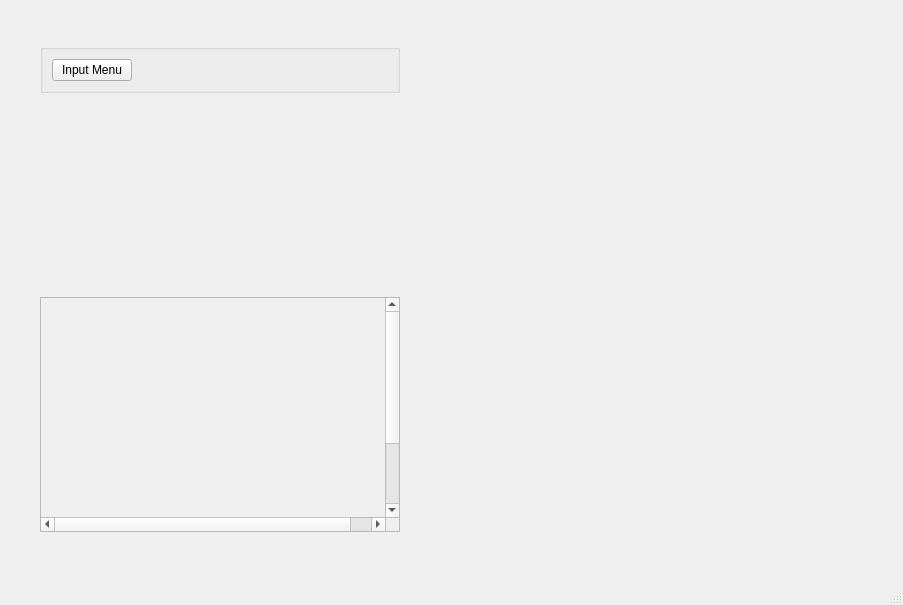
<?xml version="1.0" encoding="UTF-8"?>
<ui version="4.0">
 <class>MainWindow</class>
 <widget class="QMainWindow" name="MainWindow">
  <property name="geometry">
   <rect>
    <x>0</x>
    <y>0</y>
    <width>903</width>
    <height>605</height>
   </rect>
  </property>
  <property name="windowTitle">
   <string>MainWindow</string>
  </property>
  <widget class="QWidget" name="centralwidget">
   <widget class="QWidget" name="">
    <property name="geometry">
     <rect>
      <x>40</x>
      <y>30</y>
      <width>746</width>
      <height>502</height>
     </rect>
    </property>
    <layout class="QHBoxLayout" name="horizontalLayout">
     <item>
      <layout class="QVBoxLayout" name="verticalLayout_3">
       <property name="sizeConstraint">
        <enum>QLayout::SetDefaultConstraint</enum>
       </property>
       <item>
        <widget class="QGroupBox" name="groupBox">
         <property name="sizePolicy">
          <sizepolicy hsizetype="Preferred" vsizetype="Fixed">
           <horstretch>0</horstretch>
           <verstretch>0</verstretch>
          </sizepolicy>
         </property>
         <property name="title">
          <string> </string>
         </property>
         <layout class="QVBoxLayout" name="verticalLayout">
          <item>
           <widget class="QPushButton" name="pushButton">
            <property name="sizePolicy">
             <sizepolicy hsizetype="Fixed" vsizetype="Fixed">
              <horstretch>0</horstretch>
              <verstretch>0</verstretch>
             </sizepolicy>
            </property>
            <property name="text">
             <string>Input Menu</string>
            </property>
           </widget>
          </item>
         </layout>
        </widget>
       </item>
       <item>
        <spacer name="verticalSpacer">
         <property name="orientation">
          <enum>Qt::Vertical</enum>
         </property>
         <property name="sizeType">
          <enum>QSizePolicy::MinimumExpanding</enum>
         </property>
         <property name="sizeHint" stdset="0">
          <size>
           <width>20</width>
           <height>40</height>
          </size>
         </property>
        </spacer>
       </item>
       <item>
        <layout class="QVBoxLayout" name="verticalLayout_2">
         <item>
          <widget class="QLabel" name="data_output1">
           <property name="sizePolicy">
            <sizepolicy hsizetype="Preferred" vsizetype="Fixed">
             <horstretch>0</horstretch>
             <verstretch>0</verstretch>
            </sizepolicy>
           </property>
           <property name="minimumSize">
            <size>
             <width>350</width>
             <height>30</height>
            </size>
           </property>
           <property name="text">
            <string/>
           </property>
           <property name="alignment">
            <set>Qt::AlignLeading|Qt::AlignLeft|Qt::AlignTop</set>
           </property>
          </widget>
         </item>
         <item>
          <widget class="QLabel" name="data_output2">
           <property name="sizePolicy">
            <sizepolicy hsizetype="Preferred" vsizetype="Fixed">
             <horstretch>0</horstretch>
             <verstretch>0</verstretch>
            </sizepolicy>
           </property>
           <property name="minimumSize">
            <size>
             <width>350</width>
             <height>30</height>
            </size>
           </property>
           <property name="text">
            <string/>
           </property>
           <property name="alignment">
            <set>Qt::AlignLeading|Qt::AlignLeft|Qt::AlignTop</set>
           </property>
          </widget>
         </item>
         <item>
          <widget class="QLabel" name="data_output3">
           <property name="sizePolicy">
            <sizepolicy hsizetype="Preferred" vsizetype="Fixed">
             <horstretch>0</horstretch>
             <verstretch>0</verstretch>
            </sizepolicy>
           </property>
           <property name="minimumSize">
            <size>
             <width>350</width>
             <height>80</height>
            </size>
           </property>
           <property name="text">
            <string/>
           </property>
           <property name="alignment">
            <set>Qt::AlignLeading|Qt::AlignLeft|Qt::AlignTop</set>
           </property>
          </widget>
         </item>
         <item>
          <widget class="QScrollArea" name="scrollArea">
           <property name="widgetResizable">
            <bool>true</bool>
           </property>
           <widget class="QWidget" name="scrollAreaWidgetContents">
            <property name="geometry">
             <rect>
              <x>-21</x>
              <y>0</y>
              <width>374</width>
              <height>324</height>
             </rect>
            </property>
            <layout class="QHBoxLayout" name="horizontalLayout_2">
             <item>
              <widget class="QLabel" name="data_output4">
               <property name="sizePolicy">
                <sizepolicy hsizetype="Preferred" vsizetype="Fixed">
                 <horstretch>0</horstretch>
                 <verstretch>0</verstretch>
                </sizepolicy>
               </property>
               <property name="minimumSize">
                <size>
                 <width>350</width>
                 <height>300</height>
                </size>
               </property>
               <property name="text">
                <string/>
               </property>
               <property name="alignment">
                <set>Qt::AlignLeading|Qt::AlignLeft|Qt::AlignTop</set>
               </property>
              </widget>
             </item>
            </layout>
           </widget>
          </widget>
         </item>
        </layout>
       </item>
      </layout>
     </item>
     <item>
      <widget class="QWidget" name="mapWidget" native="true">
       <property name="sizePolicy">
        <sizepolicy hsizetype="Preferred" vsizetype="Preferred">
         <horstretch>0</horstretch>
         <verstretch>0</verstretch>
        </sizepolicy>
       </property>
       <property name="minimumSize">
        <size>
         <width>380</width>
         <height>500</height>
        </size>
       </property>
      </widget>
     </item>
    </layout>
   </widget>
  </widget>
  <widget class="QMenuBar" name="menubar">
   <property name="geometry">
    <rect>
     <x>0</x>
     <y>0</y>
     <width>903</width>
     <height>22</height>
    </rect>
   </property>
  </widget>
  <widget class="QStatusBar" name="statusbar"/>
 </widget>
 <resources/>
 <connections/>
</ui>
